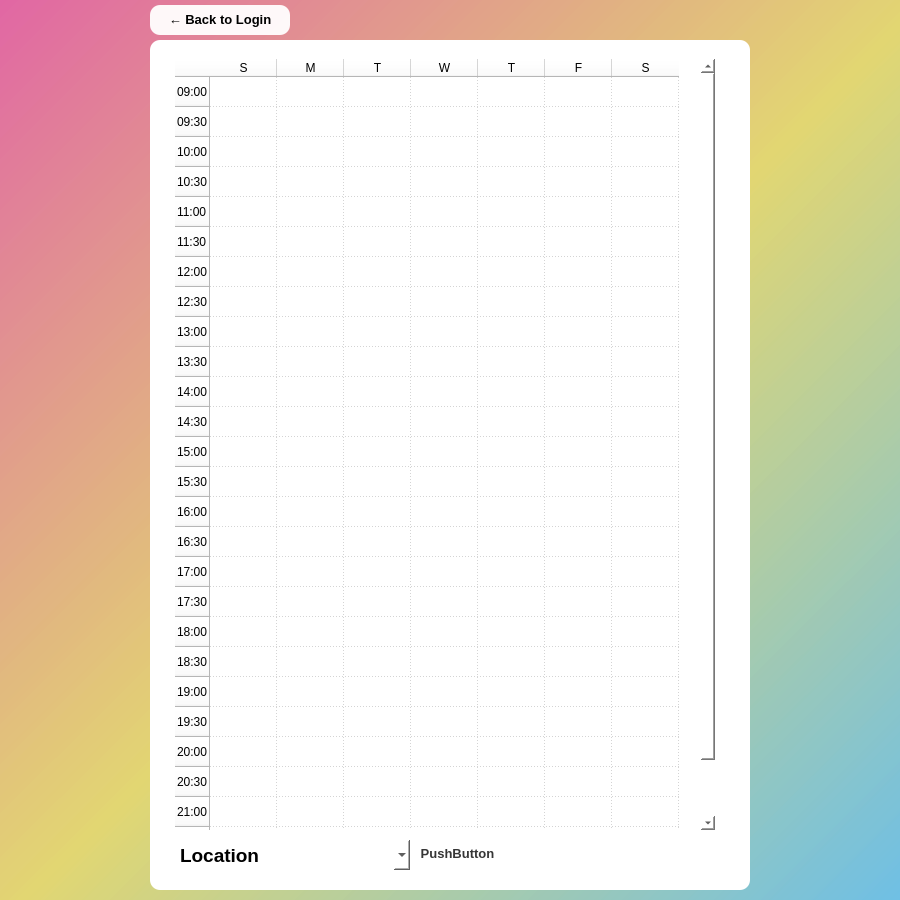
<?xml version="1.0" encoding="UTF-8"?>
<ui version="4.0">
 <class>mainwindow</class>
 <widget class="QDialog" name="mainwindow">
  <property name="geometry">
   <rect>
    <x>0</x>
    <y>0</y>
    <width>900</width>
    <height>900</height>
   </rect>
  </property>
  <property name="windowTitle">
   <string>Dialog</string>
  </property>
  <property name="styleSheet">
   <string notr="true">background-color : qlineargradient(spread:pad, x1:0, y1:0, x2:1, y2:1, stop:0 rgba(223, 95, 159, 200), stop:0.513812 rgba(224, 212, 107, 200), stop:1 rgba(103, 188, 228, 200));</string>
  </property>
  <widget class="QWidget" name="widget" native="true">
   <property name="geometry">
    <rect>
     <x>150</x>
     <y>40</y>
     <width>600</width>
     <height>850</height>
    </rect>
   </property>
   <property name="styleSheet">
    <string notr="true">background-color: rgb(255, 255, 255);

border-radius : 10px;</string>
   </property>
   <widget class="QPushButton" name="makescedule_button">
    <property name="geometry">
     <rect>
      <x>270</x>
      <y>802</y>
      <width>75</width>
      <height>23</height>
     </rect>
    </property>
    <property name="styleSheet">
     <string notr="true">color : rgb(54, 54, 54);
background-color: rgba(255, 255, 255, 240);

font-family : 'Dosis';
font-weight : bold;
font-size : 10pt;

border-radius : 8px;</string>
    </property>
    <property name="text">
     <string>PushButton</string>
    </property>
   </widget>
   <widget class="QComboBox" name="locateselect_combobox">
    <property name="geometry">
     <rect>
      <x>110</x>
      <y>800</y>
      <width>150</width>
      <height>30</height>
     </rect>
    </property>
    <property name="styleSheet">
     <string notr="true">background-color: rgba(255, 255, 255, 240);

font-weight : 400;
font-family : 'Dosis';
font-size : 11pt;

border-radius : 4px;</string>
    </property>
    <property name="editable">
     <bool>false</bool>
    </property>
    <property name="iconSize">
     <size>
      <width>16</width>
      <height>16</height>
     </size>
    </property>
    <property name="frame">
     <bool>true</bool>
    </property>
   </widget>
   <widget class="QTableWidget" name="time_table">
    <property name="geometry">
     <rect>
      <x>25</x>
      <y>19</y>
      <width>540</width>
      <height>771</height>
     </rect>
    </property>
    <property name="autoFillBackground">
     <bool>false</bool>
    </property>
    <property name="styleSheet">
     <string notr="true">selection-color: rgba(64, 255, 240, 150);
selection-background-color: rgba(64, 255, 240, 150);</string>
    </property>
    <property name="frameShape">
     <enum>QFrame::StyledPanel</enum>
    </property>
    <property name="frameShadow">
     <enum>QFrame::Sunken</enum>
    </property>
    <property name="sizeAdjustPolicy">
     <enum>QAbstractScrollArea::AdjustIgnored</enum>
    </property>
    <property name="dragEnabled">
     <bool>false</bool>
    </property>
    <property name="alternatingRowColors">
     <bool>false</bool>
    </property>
    <property name="selectionMode">
     <enum>QAbstractItemView::MultiSelection</enum>
    </property>
    <property name="textElideMode">
     <enum>Qt::ElideRight</enum>
    </property>
    <property name="showGrid">
     <bool>true</bool>
    </property>
    <property name="gridStyle">
     <enum>Qt::DotLine</enum>
    </property>
    <property name="wordWrap">
     <bool>true</bool>
    </property>
    <property name="cornerButtonEnabled">
     <bool>true</bool>
    </property>
    <attribute name="horizontalHeaderVisible">
     <bool>true</bool>
    </attribute>
    <attribute name="horizontalHeaderDefaultSectionSize">
     <number>67</number>
    </attribute>
    <attribute name="horizontalHeaderHighlightSections">
     <bool>true</bool>
    </attribute>
    <attribute name="horizontalHeaderMinimumSectionSize">
     <number>34</number>
    </attribute>
    <attribute name="verticalHeaderHighlightSections">
     <bool>true</bool>
    </attribute>
    <attribute name="verticalHeaderShowSortIndicator" stdset="0">
     <bool>false</bool>
    </attribute>
    <row>
     <property name="text">
      <string>09:00</string>
     </property>
    </row>
    <row>
     <property name="text">
      <string>09:30</string>
     </property>
    </row>
    <row>
     <property name="text">
      <string>10:00</string>
     </property>
    </row>
    <row>
     <property name="text">
      <string>10:30</string>
     </property>
    </row>
    <row>
     <property name="text">
      <string>11:00</string>
     </property>
    </row>
    <row>
     <property name="text">
      <string>11:30</string>
     </property>
    </row>
    <row>
     <property name="text">
      <string>12:00</string>
     </property>
    </row>
    <row>
     <property name="text">
      <string>12:30</string>
     </property>
    </row>
    <row>
     <property name="text">
      <string>13:00</string>
     </property>
    </row>
    <row>
     <property name="text">
      <string>13:30</string>
     </property>
    </row>
    <row>
     <property name="text">
      <string>14:00</string>
     </property>
    </row>
    <row>
     <property name="text">
      <string>14:30</string>
     </property>
    </row>
    <row>
     <property name="text">
      <string>15:00</string>
     </property>
    </row>
    <row>
     <property name="text">
      <string>15:30</string>
     </property>
    </row>
    <row>
     <property name="text">
      <string>16:00</string>
     </property>
    </row>
    <row>
     <property name="text">
      <string>16:30</string>
     </property>
    </row>
    <row>
     <property name="text">
      <string>17:00</string>
     </property>
    </row>
    <row>
     <property name="text">
      <string>17:30</string>
     </property>
    </row>
    <row>
     <property name="text">
      <string>18:00</string>
     </property>
    </row>
    <row>
     <property name="text">
      <string>18:30</string>
     </property>
    </row>
    <row>
     <property name="text">
      <string>19:00</string>
     </property>
    </row>
    <row>
     <property name="text">
      <string>19:30</string>
     </property>
    </row>
    <row>
     <property name="text">
      <string>20:00</string>
     </property>
    </row>
    <row>
     <property name="text">
      <string>20:30</string>
     </property>
    </row>
    <row>
     <property name="text">
      <string>21:00</string>
     </property>
    </row>
    <row>
     <property name="text">
      <string>21:30</string>
     </property>
    </row>
    <row>
     <property name="text">
      <string>22:00</string>
     </property>
    </row>
    <column>
     <property name="text">
      <string>S</string>
     </property>
    </column>
    <column>
     <property name="text">
      <string>M</string>
     </property>
    </column>
    <column>
     <property name="text">
      <string>T</string>
     </property>
    </column>
    <column>
     <property name="text">
      <string>W</string>
     </property>
    </column>
    <column>
     <property name="text">
      <string>T</string>
     </property>
    </column>
    <column>
     <property name="text">
      <string>F</string>
     </property>
    </column>
    <column>
     <property name="text">
      <string>S</string>
     </property>
    </column>
    <item row="5" column="5">
     <property name="text">
      <string/>
     </property>
    </item>
   </widget>
   <widget class="QLabel" name="where_label">
    <property name="geometry">
     <rect>
      <x>30</x>
      <y>800</y>
      <width>80</width>
      <height>30</height>
     </rect>
    </property>
    <property name="styleSheet">
     <string notr="true">color:rgb(0, 0, 0);
background-color: rgb(255, 255, 255);

font-weight : 600;
font-family : 'Dosis';
font-size : 14pt;</string>
    </property>
    <property name="text">
     <string>Location</string>
    </property>
   </widget>
  </widget>
  <widget class="QWidget" name="widget_2" native="true">
   <property name="geometry">
    <rect>
     <x>150</x>
     <y>5</y>
     <width>140</width>
     <height>30</height>
    </rect>
   </property>
   <property name="styleSheet">
    <string notr="true">background-color: rgba(255, 255, 255, 240);

border-radius : 10px;</string>
   </property>
   <widget class="QPushButton" name="gotologin_button">
    <property name="geometry">
     <rect>
      <x>10</x>
      <y>2</y>
      <width>120</width>
      <height>25</height>
     </rect>
    </property>
    <property name="styleSheet">
     <string notr="true">color:rgb(0, 0, 0);
background-color: rgba(255, 255, 255, 0);

font-weight : 600;
font-family : 'Dosis';
font-size : 10pt;</string>
    </property>
    <property name="text">
     <string>← Back to Login</string>
    </property>
   </widget>
  </widget>
 </widget>
 <resources/>
 <connections/>
</ui>
